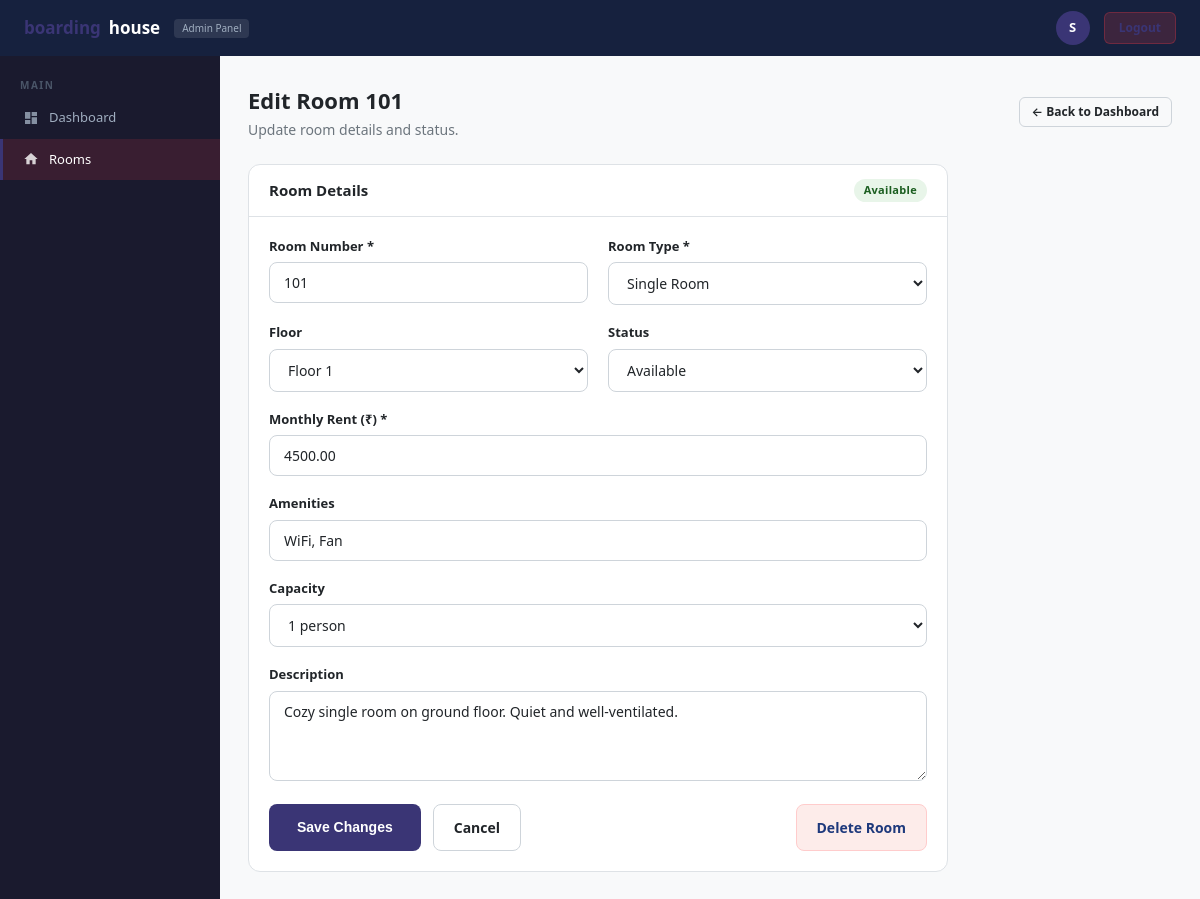
Screenshot of /edit_room.php?id=1 (signed in) with the database file from the repository.
### tables this page shows
CREATE TABLE `rooms` (
  `id`          INT(11)       NOT NULL AUTO_INCREMENT,
  `room_number` VARCHAR(20)   NOT NULL UNIQUE,
  `room_type`   VARCHAR(60)   NOT NULL,
  `floor`       INT(3)        NOT NULL DEFAULT 1,
  `capacity`    INT(3)        NOT NULL DEFAULT 1,
  `price`       DECIMAL(10,2) NOT NULL,
  `amenities`   VARCHAR(300)  DEFAULT NULL,
  `description` TEXT          DEFAULT NULL,
  `status`      ENUM('available','reserved','occupied','maintenance')
                              NOT NULL DEFAULT 'available',
  `created_at`  DATETIME      NOT NULL DEFAULT CURRENT_TIMESTAMP,
  PRIMARY KEY (`id`)
);

### edit_room.php (the view, shortened to what this page needs)
<?php
require_once 'db.php';
$id = (int)($_GET['id'] ?? 0);
$stmt = $pdo->prepare("SELECT * FROM rooms WHERE id = ?");
$stmt->execute([$id]);
$room = $stmt->fetch();
?>
<!DOCTYPE html>
<html lang="en">
<head>
<link rel="stylesheet" href="style.css">
</head>
<body>
<div class="admin-wrapper">
<header class="topbar">
  <div class="topbar-logo"><span class="topbar-logo-red">boarding</span>house<span class="topbar-badge">Admin Panel</span></div>
  <div class="topbar-right">
    <div class="topbar-user"><div class="topbar-avatar"><?= strtoupper(substr($_SESSION['admin_name']??'A',0,1)) ?></div></div>
    <a href="logout.php" class="topbar-logout">Logout</a>
  </div>
</header>
<aside class="sidebar">
  <nav class="sidebar-nav">
    <div class="nav-section-label">Main</div>
    <a href="admin_dashboard.php" class="nav-item"><svg viewBox="0 0 24 24"><path d="M3 13h8V3H3v10zm0 8h8v-6H3v6zm10 0h8V11h-8v10zm0-18v6h8V3h-8z"/></svg>Dashboard</a>
    <a href="add_room.php" class="nav-item active"><svg viewBox="0 0 24 24"><path d="M10 20v-6h4v6h5v-8h3L12 3 2 12h3v8z"/></svg>Rooms</a>
  </nav>
</aside>
<main class="main-content">
  <div class="page-header-row">
    <div>
      <div class="page-title">Edit Room <?= htmlspecialchars($room['room_number']) ?></div>
      <div class="page-subtitle">Update room details and status.</div>
    </div>
    <a href="admin_dashboard.php" class="btn btn-outline btn-sm">← Back to Dashboard</a>
  </div>
  <div style="max-width:700px;">
    <div class="card">
      <div class="card-header">
        <div class="card-title">Room Details</div>
        <span class="pill <?= $room['status']==='available'?'pill-success':($room['status']==='occupied'?'pill-danger':'pill-warning') ?>"><?= ucfirst($room['status']) ?></span>
      </div>
      <div class="card-body">
        <form method="POST">
          <div class="grid-2">
            <div class="form-group">
              <label class="form-label">Room Number *</label>
              <input type="text" name="room_number" class="form-control" required value="<?= htmlspecialchars($room['room_number']) ?>">
            </div>
            <div class="form-group">
              <label class="form-label">Room Type *</label>
              <select name="room_type" class="form-control" required>
                <?php foreach(['Single Room','Double Room','Triple Room','Suite','Dormitory'] as $t): ?>
                <option value="<?= $t ?>" <?= $room['room_type']===$t?'selected':'' ?>><?= $t ?></option>
                <?php endforeach; ?>
              </select>
            </div>
          </div>
          <div class="grid-2">
            <div class="form-group">
              <label class="form-label">Floor</label>
              <select name="floor" class="form-control">
                <?php for($i=1;$i<=10;$i++): ?>
                <option value="<?= $i ?>" <?= $room['floor']==$i?'selected':'' ?>>Floor <?= $i ?></option>
                <?php endfor; ?>
              </select>
            </div>
            <div class="form-group">
              <label class="form-label">Status</label>
              <select name="status" class="form-control">
                <option value="available" <?= $room['status']==='available'?'selected':'' ?>>Available</option>
              </select>
            </div>
          </div>
          <div class="form-group">
            <label class="form-label">Monthly Rent (₹) *</label>
            <input type="number" name="price" class="form-control" min="0" step="100" required value="<?= $room['price'] ?>">
          </div>
          <div class="form-group">
            <label class="form-label">Amenities</label>
            <input type="text" name="amenities" class="form-control" value="<?= htmlspecialchars($room['amenities']??'') ?>" placeholder="WiFi, AC, Bathroom...">
          </div>
          <div class="form-group">
            <label class="form-label">Capacity</label>
            <select name="capacity" class="form-control">
              <?php for($i=1;$i<=6;$i++): ?>
              <option value="<?= $i ?>" <?= ($room['capacity']??1)==$i?'selected':'' ?>><?= $i ?> person<?= $i>1?'s':'' ?></option>
              <?php endfor; ?>
            </select>
          </div>
          <div class="form-group">
            <label class="form-label">Description</label>
            <textarea name="description" class="form-control"><?= htmlspecialchars($room['description']??'') ?></textarea>
          </div>
          <div style="display:flex;gap:12px;">
            <button type="submit" class="btn btn-primary" style="padding:12px 28px;">Save Changes</button>
            <a href="admin_dashboard.php" class="btn btn-outline" style="padding:12px 20px;">Cancel</a>
            <a href="delete_room.php?id=<?= $id ?>" class="btn btn-danger" style="margin-left:auto;padding:12px 20px;" onclick="return confirm('Delete this room permanently?')">Delete Room</a>
          </div>
        </form>
      </div>
    </div>
  </div>
</main>
</div>
</body>
</html>

### rows the page displays
rooms: room_number "101", status "Available", room_type "Single Room", floor "Floor 1", price "4500.00", amenities "WiFi, Fan", capacity "1 person", description "Cozy single room on ground floor. Quiet and well-ventilated."

### other values shown
substr($_SESSION['admin_name']??'A',0,1) "S"
